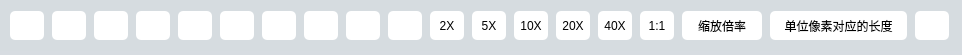
<?xml version="1.0" encoding="UTF-8"?>
<ui version="4.0">
 <class>ToolBar</class>
 <widget class="QWidget" name="ToolBar">
  <property name="geometry">
   <rect>
    <x>0</x>
    <y>0</y>
    <width>962</width>
    <height>55</height>
   </rect>
  </property>
  <property name="windowTitle">
   <string>ToolBar</string>
  </property>
  <property name="styleSheet">
   <string notr="true">QWidget{
background-color: rgba(214, 219, 224, 221);
}</string>
  </property>
  <widget class="QWidget" name="horizontalLayoutWidget">
   <property name="geometry">
    <rect>
     <x>0</x>
     <y>0</y>
     <width>961</width>
     <height>51</height>
    </rect>
   </property>
   <property name="styleSheet">
    <string notr="true">QPushButton{
	
	background-color: rgb(255, 255, 255);
	font: 9pt &quot;Adobe Heiti Std&quot;;
	border-radius:5px;
}
QPushButton:pressed {
    background-color: #d3d3d3; /* 明确指定按下时的背景色 */
}</string>
   </property>
   <layout class="QHBoxLayout" name="horizontalLayout">
    <property name="spacing">
     <number>2</number>
    </property>
    <property name="leftMargin">
     <number>4</number>
    </property>
    <property name="rightMargin">
     <number>4</number>
    </property>
    <item>
     <widget class="QPushButton" name="detailsButton">
      <property name="sizePolicy">
       <sizepolicy hsizetype="Fixed" vsizetype="Fixed">
        <horstretch>0</horstretch>
        <verstretch>0</verstretch>
       </sizepolicy>
      </property>
      <property name="maximumSize">
       <size>
        <width>34</width>
        <height>34</height>
       </size>
      </property>
      <property name="styleSheet">
       <string notr="true">QPushButton{
	
	background-color: rgb(255, 255, 255);
	font: 9pt &quot;Adobe Heiti Std&quot;;
	border-radius:5px;
}
QPushButton:pressed {
    background-color: #d3d3d3; /* 明确指定按下时的背景色 */
}</string>
      </property>
      <property name="text">
       <string/>
      </property>
      <property name="icon">
       <iconset>
        <normaloff>resource/详细信息.png</normaloff>resource/详细信息.png</iconset>
      </property>
     </widget>
    </item>
    <item>
     <widget class="QPushButton" name="rotateFlipButton">
      <property name="sizePolicy">
       <sizepolicy hsizetype="Fixed" vsizetype="Fixed">
        <horstretch>0</horstretch>
        <verstretch>0</verstretch>
       </sizepolicy>
      </property>
      <property name="maximumSize">
       <size>
        <width>34</width>
        <height>34</height>
       </size>
      </property>
      <property name="styleSheet">
       <string notr="true">QPushButton{
	
	background-color: rgb(255, 255, 255);
	font: 9pt &quot;Adobe Heiti Std&quot;;
	border-radius:5px;
}
QPushButton:pressed {
    background-color: #d3d3d3; /* 明确指定按下时的背景色 */
}</string>
      </property>
      <property name="text">
       <string/>
      </property>
      <property name="icon">
       <iconset resource="ToolBar.qrc">
        <normaloff>:/ToolBarPrefix/resource/旋转.png</normaloff>:/ToolBarPrefix/resource/旋转.png</iconset>
      </property>
     </widget>
    </item>
    <item>
     <widget class="QPushButton" name="colorAdjustButton">
      <property name="sizePolicy">
       <sizepolicy hsizetype="Fixed" vsizetype="Fixed">
        <horstretch>0</horstretch>
        <verstretch>0</verstretch>
       </sizepolicy>
      </property>
      <property name="maximumSize">
       <size>
        <width>34</width>
        <height>34</height>
       </size>
      </property>
      <property name="styleSheet">
       <string notr="true">QPushButton{
	
	background-color: rgb(255, 255, 255);
	font: 9pt &quot;Adobe Heiti Std&quot;;
	border-radius:5px;
}
QPushButton:pressed {
    background-color: #d3d3d3; /* 明确指定按下时的背景色 */
}</string>
      </property>
      <property name="text">
       <string/>
      </property>
      <property name="icon">
       <iconset>
        <normaloff>resource/颜色调整.png</normaloff>resource/颜色调整.png</iconset>
      </property>
     </widget>
    </item>
    <item>
     <widget class="QPushButton" name="effectsAdjustButton">
      <property name="sizePolicy">
       <sizepolicy hsizetype="Fixed" vsizetype="Fixed">
        <horstretch>0</horstretch>
        <verstretch>0</verstretch>
       </sizepolicy>
      </property>
      <property name="maximumSize">
       <size>
        <width>34</width>
        <height>34</height>
       </size>
      </property>
      <property name="styleSheet">
       <string notr="true">QPushButton{
	
	background-color: rgb(255, 255, 255);
	font: 9pt &quot;Adobe Heiti Std&quot;;
	border-radius:5px;
}
QPushButton:pressed {
    background-color: #d3d3d3; /* 明确指定按下时的背景色 */
}</string>
      </property>
      <property name="text">
       <string/>
      </property>
      <property name="icon">
       <iconset>
        <normaloff>resource/特效调整.png</normaloff>resource/特效调整.png</iconset>
      </property>
     </widget>
    </item>
    <item>
     <widget class="QPushButton" name="labelViewButton">
      <property name="sizePolicy">
       <sizepolicy hsizetype="Fixed" vsizetype="Fixed">
        <horstretch>0</horstretch>
        <verstretch>0</verstretch>
       </sizepolicy>
      </property>
      <property name="maximumSize">
       <size>
        <width>34</width>
        <height>34</height>
       </size>
      </property>
      <property name="styleSheet">
       <string notr="true">QPushButton{
	
	background-color: rgb(255, 255, 255);
	font: 9pt &quot;Adobe Heiti Std&quot;;
	border-radius:5px;
}
QPushButton:pressed {
    background-color: #d3d3d3; /* 明确指定按下时的背景色 */
}</string>
      </property>
      <property name="text">
       <string/>
      </property>
      <property name="icon">
       <iconset>
        <normaloff>resource/标签图.png</normaloff>resource/标签图.png</iconset>
      </property>
     </widget>
    </item>
    <item>
     <widget class="QPushButton" name="thumbnailButton">
      <property name="sizePolicy">
       <sizepolicy hsizetype="Fixed" vsizetype="Fixed">
        <horstretch>0</horstretch>
        <verstretch>0</verstretch>
       </sizepolicy>
      </property>
      <property name="maximumSize">
       <size>
        <width>34</width>
        <height>34</height>
       </size>
      </property>
      <property name="styleSheet">
       <string notr="true">QPushButton{
	
	background-color: rgb(255, 255, 255);
	font: 9pt &quot;Adobe Heiti Std&quot;;
	border-radius:5px;
}
QPushButton:pressed {
    background-color: #d3d3d3; /* 明确指定按下时的背景色 */
}</string>
      </property>
      <property name="text">
       <string/>
      </property>
      <property name="icon">
       <iconset>
        <normaloff>resource/迷你图.png</normaloff>resource/迷你图.png</iconset>
      </property>
     </widget>
    </item>
    <item>
     <widget class="QPushButton" name="measureButton">
      <property name="sizePolicy">
       <sizepolicy hsizetype="Fixed" vsizetype="Fixed">
        <horstretch>0</horstretch>
        <verstretch>0</verstretch>
       </sizepolicy>
      </property>
      <property name="maximumSize">
       <size>
        <width>34</width>
        <height>34</height>
       </size>
      </property>
      <property name="styleSheet">
       <string notr="true">QPushButton{
	
	background-color: rgb(255, 255, 255);
	font: 9pt &quot;Adobe Heiti Std&quot;;
	border-radius:5px;
}
QPushButton:pressed {
    background-color: #d3d3d3; /* 明确指定按下时的背景色 */
}</string>
      </property>
      <property name="text">
       <string/>
      </property>
      <property name="icon">
       <iconset>
        <normaloff>resource/测量.png</normaloff>resource/测量.png</iconset>
      </property>
     </widget>
    </item>
    <item>
     <widget class="QPushButton" name="annotateButton">
      <property name="sizePolicy">
       <sizepolicy hsizetype="Fixed" vsizetype="Fixed">
        <horstretch>0</horstretch>
        <verstretch>0</verstretch>
       </sizepolicy>
      </property>
      <property name="maximumSize">
       <size>
        <width>34</width>
        <height>34</height>
       </size>
      </property>
      <property name="styleSheet">
       <string notr="true">QPushButton{
	
	background-color: rgb(255, 255, 255);
	font: 9pt &quot;Adobe Heiti Std&quot;;
	border-radius:5px;
}
QPushButton:pressed {
    background-color: #d3d3d3; /* 明确指定按下时的背景色 */
}</string>
      </property>
      <property name="text">
       <string/>
      </property>
      <property name="icon">
       <iconset>
        <normaloff>resource/标记.png</normaloff>resource/标记.png</iconset>
      </property>
     </widget>
    </item>
    <item>
     <widget class="QPushButton" name="photoButton">
      <property name="sizePolicy">
       <sizepolicy hsizetype="Fixed" vsizetype="Fixed">
        <horstretch>0</horstretch>
        <verstretch>0</verstretch>
       </sizepolicy>
      </property>
      <property name="maximumSize">
       <size>
        <width>34</width>
        <height>34</height>
       </size>
      </property>
      <property name="styleSheet">
       <string notr="true">QPushButton{
	
	background-color: rgb(255, 255, 255);
	font: 9pt &quot;Adobe Heiti Std&quot;;
	border-radius:5px;
}
QPushButton:pressed {
    background-color: #d3d3d3; /* 明确指定按下时的背景色 */
}</string>
      </property>
      <property name="text">
       <string/>
      </property>
      <property name="icon">
       <iconset>
        <normaloff>resource/拍照.png</normaloff>resource/拍照.png</iconset>
      </property>
     </widget>
    </item>
    <item>
     <widget class="QPushButton" name="resetButton">
      <property name="sizePolicy">
       <sizepolicy hsizetype="Fixed" vsizetype="Fixed">
        <horstretch>0</horstretch>
        <verstretch>0</verstretch>
       </sizepolicy>
      </property>
      <property name="maximumSize">
       <size>
        <width>34</width>
        <height>34</height>
       </size>
      </property>
      <property name="styleSheet">
       <string notr="true">QPushButton{
	
	background-color: rgb(255, 255, 255);
	font: 9pt &quot;Adobe Heiti Std&quot;;
	border-radius:5px;
}
QPushButton:pressed {
    background-color: #d3d3d3; /* 明确指定按下时的背景色 */
}</string>
      </property>
      <property name="text">
       <string/>
      </property>
      <property name="icon">
       <iconset>
        <normaloff>resource/复位.png</normaloff>resource/复位.png</iconset>
      </property>
     </widget>
    </item>
    <item>
     <widget class="QPushButton" name="zoom2xButton">
      <property name="sizePolicy">
       <sizepolicy hsizetype="Fixed" vsizetype="Fixed">
        <horstretch>0</horstretch>
        <verstretch>0</verstretch>
       </sizepolicy>
      </property>
      <property name="maximumSize">
       <size>
        <width>34</width>
        <height>34</height>
       </size>
      </property>
      <property name="styleSheet">
       <string notr="true">QPushButton{
	
	background-color: rgb(255, 255, 255);
	font: 9pt &quot;Adobe Heiti Std&quot;;
	border-radius:5px;
}
QPushButton:pressed {
    background-color: #d3d3d3; /* 明确指定按下时的背景色 */
}</string>
      </property>
      <property name="text">
       <string>2X</string>
      </property>
     </widget>
    </item>
    <item>
     <widget class="QPushButton" name="zoom5xButton">
      <property name="sizePolicy">
       <sizepolicy hsizetype="Fixed" vsizetype="Fixed">
        <horstretch>0</horstretch>
        <verstretch>0</verstretch>
       </sizepolicy>
      </property>
      <property name="maximumSize">
       <size>
        <width>34</width>
        <height>34</height>
       </size>
      </property>
      <property name="styleSheet">
       <string notr="true">QPushButton{
	
	background-color: rgb(255, 255, 255);
	font: 9pt &quot;Adobe Heiti Std&quot;;
	border-radius:5px;
}
QPushButton:pressed {
    background-color: #d3d3d3; /* 明确指定按下时的背景色 */
}</string>
      </property>
      <property name="text">
       <string>5X</string>
      </property>
     </widget>
    </item>
    <item>
     <widget class="QPushButton" name="zoom10xButton">
      <property name="sizePolicy">
       <sizepolicy hsizetype="Fixed" vsizetype="Fixed">
        <horstretch>0</horstretch>
        <verstretch>0</verstretch>
       </sizepolicy>
      </property>
      <property name="maximumSize">
       <size>
        <width>34</width>
        <height>34</height>
       </size>
      </property>
      <property name="styleSheet">
       <string notr="true">QPushButton{
	
	background-color: rgb(255, 255, 255);
	font: 9pt &quot;Adobe Heiti Std&quot;;
	border-radius:5px;
}
QPushButton:pressed {
    background-color: #d3d3d3; /* 明确指定按下时的背景色 */
}</string>
      </property>
      <property name="text">
       <string>10X</string>
      </property>
     </widget>
    </item>
    <item>
     <widget class="QPushButton" name="zoom20xButton">
      <property name="sizePolicy">
       <sizepolicy hsizetype="Fixed" vsizetype="Fixed">
        <horstretch>0</horstretch>
        <verstretch>0</verstretch>
       </sizepolicy>
      </property>
      <property name="maximumSize">
       <size>
        <width>34</width>
        <height>34</height>
       </size>
      </property>
      <property name="styleSheet">
       <string notr="true">QPushButton{
	
	background-color: rgb(255, 255, 255);
	font: 9pt &quot;Adobe Heiti Std&quot;;
	border-radius:5px;
}
QPushButton:pressed {
    background-color: #d3d3d3; /* 明确指定按下时的背景色 */
}</string>
      </property>
      <property name="text">
       <string>20X</string>
      </property>
     </widget>
    </item>
    <item>
     <widget class="QPushButton" name="zoom40xButton">
      <property name="sizePolicy">
       <sizepolicy hsizetype="Fixed" vsizetype="Fixed">
        <horstretch>0</horstretch>
        <verstretch>0</verstretch>
       </sizepolicy>
      </property>
      <property name="maximumSize">
       <size>
        <width>34</width>
        <height>34</height>
       </size>
      </property>
      <property name="styleSheet">
       <string notr="true">QPushButton{
	
	background-color: rgb(255, 255, 255);
	font: 9pt &quot;Adobe Heiti Std&quot;;
	border-radius:5px;
}
QPushButton:pressed {
    background-color: #d3d3d3; /* 明确指定按下时的背景色 */
}</string>
      </property>
      <property name="text">
       <string>40X</string>
      </property>
     </widget>
    </item>
    <item>
     <widget class="QPushButton" name="actualSizeButton">
      <property name="sizePolicy">
       <sizepolicy hsizetype="Fixed" vsizetype="Fixed">
        <horstretch>0</horstretch>
        <verstretch>0</verstretch>
       </sizepolicy>
      </property>
      <property name="maximumSize">
       <size>
        <width>34</width>
        <height>34</height>
       </size>
      </property>
      <property name="styleSheet">
       <string notr="true">QPushButton{
	
	background-color: rgb(255, 255, 255);
	font: 9pt &quot;Adobe Heiti Std&quot;;
	border-radius:5px;
}
QPushButton:pressed {
    background-color: #d3d3d3; /* 明确指定按下时的背景色 */
}</string>
      </property>
      <property name="text">
       <string>1:1</string>
      </property>
     </widget>
    </item>
    <item>
     <widget class="QPushButton" name="zoomLevelButton">
      <property name="sizePolicy">
       <sizepolicy hsizetype="Expanding" vsizetype="Fixed">
        <horstretch>0</horstretch>
        <verstretch>0</verstretch>
       </sizepolicy>
      </property>
      <property name="maximumSize">
       <size>
        <width>80</width>
        <height>34</height>
       </size>
      </property>
      <property name="styleSheet">
       <string notr="true">QPushButton{
	
	background-color: rgb(255, 255, 255);
	font: 9pt &quot;Adobe Heiti Std&quot;;
	border-radius:5px;
}
QPushButton:pressed {
    background-color: #d3d3d3; /* 明确指定按下时的背景色 */
}</string>
      </property>
      <property name="text">
       <string>缩放倍率</string>
      </property>
      <property name="icon">
       <iconset>
        <normaloff>resource/缩放.png</normaloff>resource/缩放.png</iconset>
      </property>
     </widget>
    </item>
    <item>
     <widget class="QPushButton" name="pixelScaleButton">
      <property name="sizePolicy">
       <sizepolicy hsizetype="Expanding" vsizetype="Fixed">
        <horstretch>0</horstretch>
        <verstretch>0</verstretch>
       </sizepolicy>
      </property>
      <property name="maximumSize">
       <size>
        <width>137</width>
        <height>34</height>
       </size>
      </property>
      <property name="styleSheet">
       <string notr="true">QPushButton{
	
	background-color: rgb(255, 255, 255);
	font: 9pt &quot;Adobe Heiti Std&quot;;
	border-radius:5px;
}
QPushButton:pressed {
    background-color: #d3d3d3; /* 明确指定按下时的背景色 */
}</string>
      </property>
      <property name="text">
       <string>单位像素对应的长度</string>
      </property>
      <property name="icon">
       <iconset>
        <normaloff>resource/单位像素对应长度.png</normaloff>resource/单位像素对应长度.png</iconset>
      </property>
     </widget>
    </item>
    <item>
     <widget class="QPushButton" name="exportInfoButton">
      <property name="sizePolicy">
       <sizepolicy hsizetype="Fixed" vsizetype="Fixed">
        <horstretch>0</horstretch>
        <verstretch>0</verstretch>
       </sizepolicy>
      </property>
      <property name="maximumSize">
       <size>
        <width>34</width>
        <height>34</height>
       </size>
      </property>
      <property name="styleSheet">
       <string notr="true">QPushButton{
	
	background-color: rgb(255, 255, 255);
	font: 9pt &quot;Adobe Heiti Std&quot;;
	border-radius:5px;
}
QPushButton:pressed {
    background-color: #d3d3d3; /* 明确指定按下时的背景色 */
}</string>
      </property>
      <property name="text">
       <string/>
      </property>
      <property name="icon">
       <iconset>
        <normaloff>resource/加号.png</normaloff>resource/加号.png</iconset>
      </property>
     </widget>
    </item>
   </layout>
  </widget>
 </widget>
 <layoutdefault spacing="6" margin="11"/>
 <resources>
  <include location="ToolBar.qrc"/>
 </resources>
 <connections/>
</ui>
